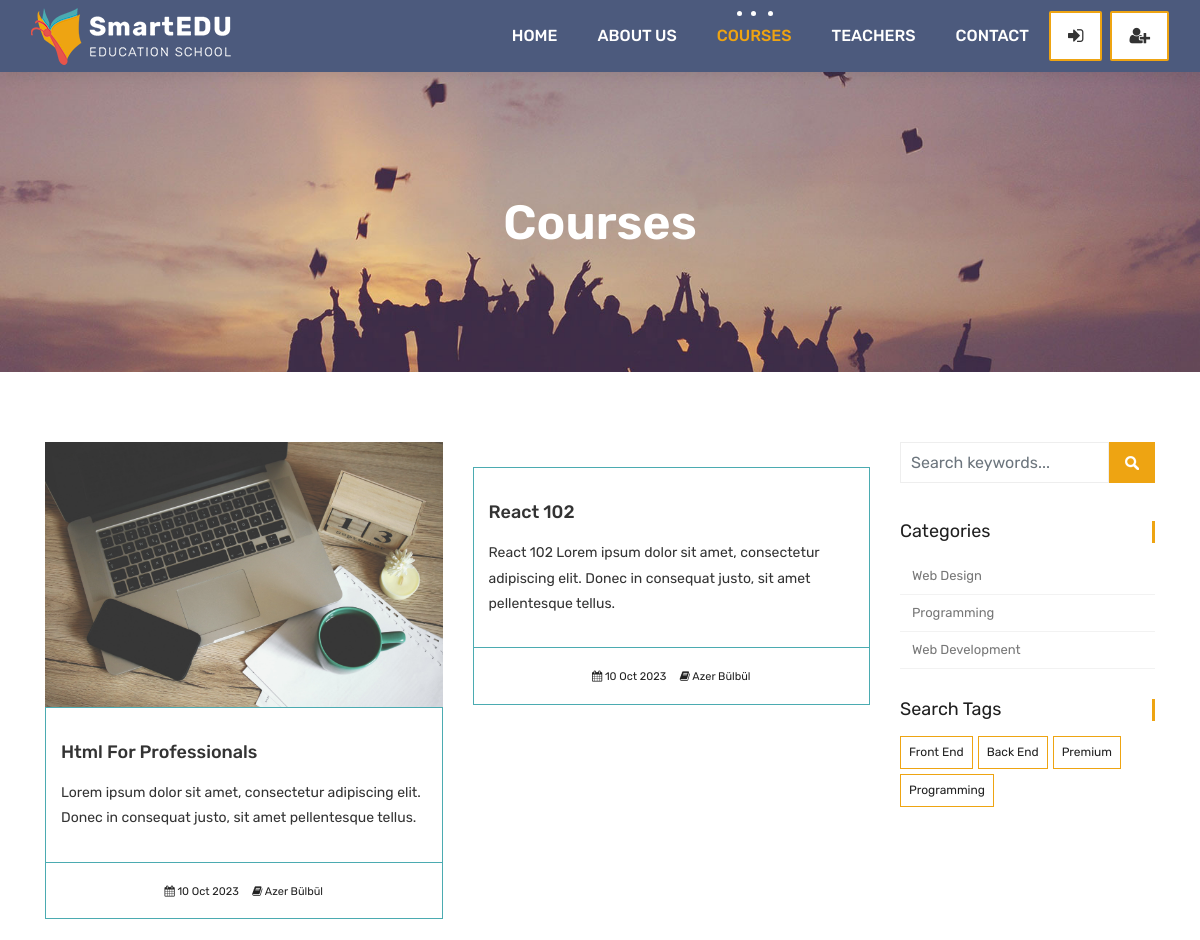
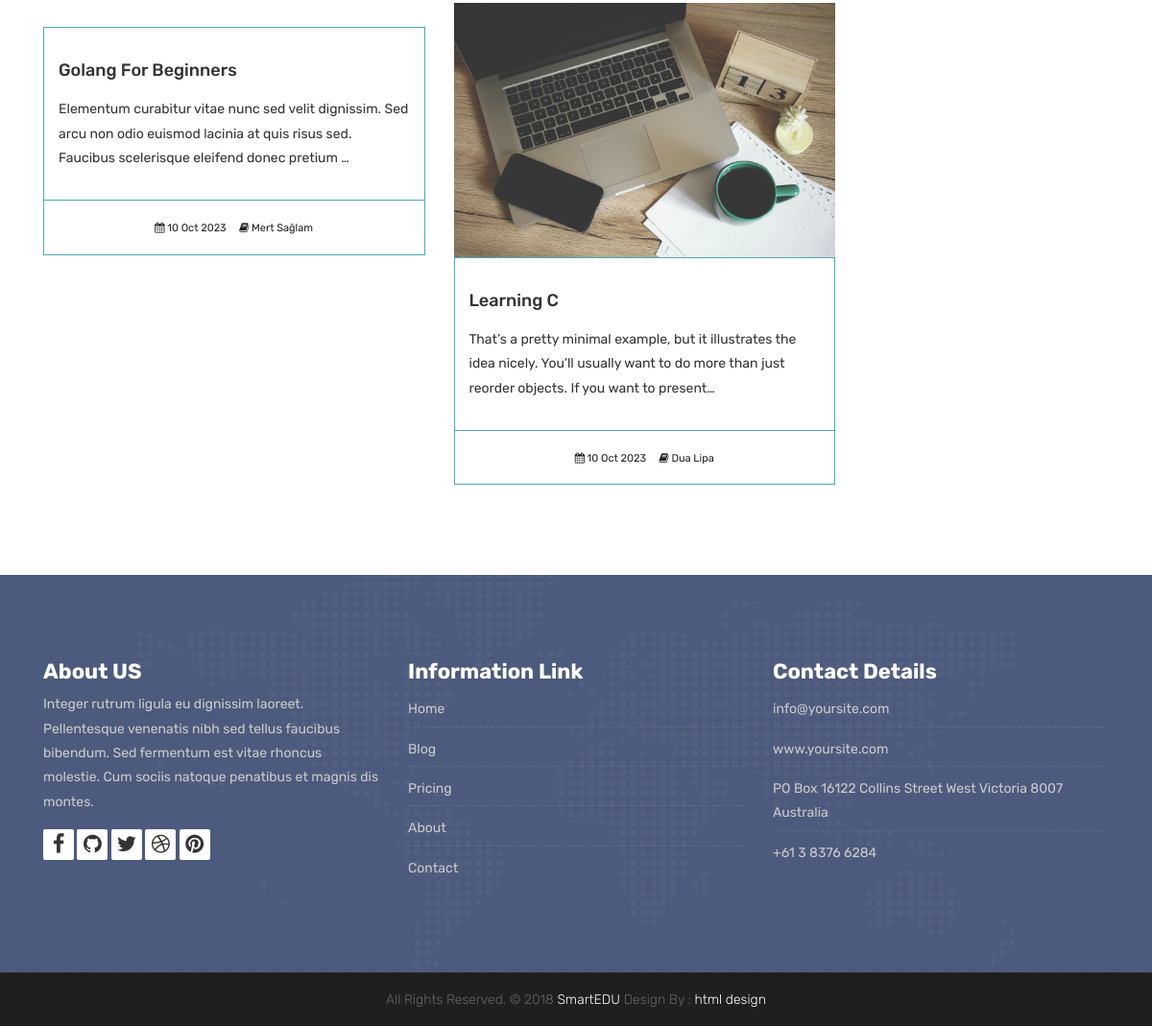
Page /courses/ on the committed database (2 pictures, top to bottom).
### courses/models.py (models this page shows, shortened)
class Course(models.Model):
    teacher = models.ForeignKey(Teacher, null=True, on_delete=models.CASCADE)
    name = models.CharField(max_length=200, unique=True, editable=True)
    category = models.ForeignKey(Category, null=True, on_delete=models.DO_NOTHING)
    tags = models.ManyToManyField(Tag, blank=True, null=True)
    students = models.ManyToManyField(User, blank=True, related_name='courses_joined')
    description = models.TextField(blank=True, null=True, editable=True)
    image = models.ImageField(upload_to="courses/%Y/%m/%d/", default="courses/default_course_image.jpg")
    date = models.DateTimeField(auto_now=True)
    available = models.BooleanField(default=True)

class Category(models.Model):
    name = models.CharField(max_length=50, null=True)
    slug = models.SlugField(max_length=50, unique=True, null=True)

class Tag(models.Model):
    name = models.CharField(max_length=50, null=True)
    slug = models.SlugField(max_length=50, unique=True, null=True)

### teachers/models.py (models this page shows)
class Teacher(models.Model):
    name = models.CharField(max_length=50)
    title = models.CharField(max_length=50)
    description = models.TextField(blank=True)
    image = models.ImageField(upload_to="courses/%Y/%m/%d/")
    facebook = models.URLField(max_length=100, blank=True)
    twitter = models.URLField(max_length=100, blank=True)
    linkedin = models.URLField(max_length=100, blank=True)
    youtube = models.URLField(max_length=100, blank=True)
    def __str__(self):
        return self.name

### courses/views.py (the view)
# urls.py: path('', views.course_list, name='courses'),
def course_list(request, category_slug=None, tag_slug=None):
    category_page = None
    tag_page = None
    categories = Category.objects.all()
    tags =  Tag.objects.all()
    if category_slug != None:
        category_page = get_object_or_404(Category, slug=category_slug)
        courses = Course.objects.filter(available=True, category=category_page)
    elif tag_slug != None:
        tag_page = get_object_or_404(Tag, slug=tag_slug)
        courses = Course.objects.filter(available=True, tags=tag_page)
    else:
         courses = Course.objects.all().order_by('-date')
    context = {
        'courses': courses,
        'categories': categories,
        'tags' : tags
    }
    return render(request, 'courses.html', context)

### templates/courses.html (shortened to what this page needs)
{% extends "partials/_base.html" %}
{% load static %}
{% block content  %}
	<div class="all-title-box">
		<div class="container text-center">
			<h1>Courses</h1>
		</div>
	</div>
    <div id="overviews" class="section wb">
        <div class="container">
            <div class="row">
                <div class="col-lg-9 blog-post-single">
                    <div class="row">
						{% for course in courses %}
                        <div class="col-lg-6 col-md-6 col-12 mb-4">
                            <div class="course-item">
                                <div class="image-blog">
                                    <img src="{{course.image.url}}" alt="" class="img-fluid">
                                </div>
                                <div class="course-br">
                                    <div class="course-title">
                                        <h2><a href="{% url 'course_detail' course.category.slug course.id %}" title="">{{course.name}}</a></h2>
                                    </div>
                                    <div class="course-desc">
                                        <p>{{course.description | truncatechars:150}}</p>
                                    </div>
                                </div>
                                <div class="course-meta-bot">
                                    <ul>
                                        <li><i class="fa fa-calendar" aria-hidden="true"></i> {{course.date|date:"d M Y"}}</li>
                                        <li><i class="fa fa-book" aria-hidden="true"></i> {{course.teacher}}</li>
                                    </ul>
                                </div>
                            </div>
                        </div>
						{% endfor %}
                    </div>
                </div>
				<div class="col-lg-3 col-12 right-single">
					<div class="widget-search">
						<div class="site-search-area">
							<form method="get" id="site-searchform" action="{% url 'search' %}">
								<div>
									<input class="input-text form-control" name="search" placeholder="Search keywords..." type="text">
									<input id="searchsubmit" value="Search" type="submit">
								</div>
							</form>
						</div>
					</div>
					<div class="widget-categories">
						<h3 class="widget-title">Categories</h3>
						<ul>
							{% for category in categories %}
								<li><a href="{% url 'courses_by_category' category.slug %}">{{category.name}}</a></li>
							{% endfor %}
						</ul>
					</div>
					<div class="widget-tags">
						<h3 class="widget-title">Search Tags</h3>
						<ul class="tags">
							{% for tag in tags %}
								<li><a href="{% url 'courses_by_tag' tag.slug %}">{% if tag.slug in request.path %}<b>{{tag.name}}</b>{% else %}{{tag.name}}{% endif %}</a></li>
							{% endfor %}
						</ul>
					</div>
				</div>
            </div>
        </div>
    </div>
    {% endblock %}

### templates/partials/_base.html (shortened to what this page needs)
{% load static %}
<!DOCTYPE html>
<html lang="en">
    <link rel="stylesheet" href="{% static 'css/bootstrap.min.css' %}">
    <link rel="stylesheet" href="{% static 'style.css' %}">
    <link rel="stylesheet" href="{% static 'css/versions.css' %}">
    <link rel="stylesheet" href="{% static 'css/responsive.css' %}">
    <link rel="stylesheet" href="{% static 'css/custom.css' %}">
</head>
<body class="host_version">
	{% include "partials/_navbar.html" %}
    {% block content %}
    {% endblock  %}
    {% include "partials/_footer.html" %}

### templates/partials/_navbar.html (shortened to what this page needs)
	{% load static %}
	<header class="top-navbar">
		<nav class="navbar navbar-expand-lg navbar-light bg-light">
			<div class="container-fluid">
				<a class="navbar-brand" href=" {% url 'index' %}">
					<img src="{% static 'images/logo.png' %}" alt="" />
				</a>
				<div class="collapse navbar-collapse" id="navbars-host">
					<ul class="navbar-nav ml-auto">
						<li class="nav-item {% if '/' == request.path %} active {% endif %}"><a class="nav-link" href="{% url 'index' %}">Home</a></li>
						<li class="nav-item {% if 'about/' in request.path %} active {% endif %}"><a class="nav-link" href="{% url 'about' %}">About Us</a></li>
						<li class="nav-item {% if 'courses/' in request.path %} active {% endif %}"><a class="nav-link" href="{% url 'courses' %}">Courses</a></li>
						<li class="nav-item {% if 'teachers/' in request.path %} active {% endif %}"><a class="nav-link" href="{% url 'teachers' %}">Teachers</a></li>
						<li class="nav-item {% if 'contact/' in request.path %} active {% endif %}"><a class="nav-link" href="{% url 'contact' %}">Contact</a></li>
					</ul>
					<ul class="nav navbar-nav navbar-right">
						{% if user.is_authenticated %}
                        <li><a class="hover-btn-new log orange mr-2" href="{% url 'dashboard' %}"><span>{{user.username}}</span></a></li>
                        <li><a class="hover-btn-new log orange" href="javascript:{document.getElementById('logout').submit()}"><span><i class="fa fa-sign-out"></i></span></a>
							<form action="{% url 'logout' %}" method="POST" id="logout">
								{% csrf_token %}
								<input type="hidden">
							</form>
						</li>
						{% else %}
                        <li><a class="hover-btn-new log orange mr-2" href="{% url 'login' %}"><span><i class="fa fa-sign-in"></i></span></a></li>
                        <li><a class="hover-btn-new log orange" href="{% url 'register' %}"><span><i class="fa fa-user-plus"></i></span></a></li>
						{% endif %}
                    </ul>
				</div>
			</div>
		</nav>
	</header>

### templates/partials/_footer.html (shortened to what this page needs)
{% load static %}
<footer class="footer">
    <div class="container">
        <div class="row">
            <div class="col-lg-4 col-md-4 col-xs-12">
                <div class="widget clearfix">
                    <div class="widget-title">
                        <h3>About US</h3>
                    </div>
                    <p> Integer rutrum ligula eu dignissim laoreet. Pellentesque venenatis nibh sed tellus faucibus bibendum. Sed fermentum est vitae rhoncus molestie. Cum sociis natoque penatibus et magnis dis montes.</p>
                    <div class="footer-right">
                        <ul class="footer-links-soi">
                            <li><a href="#"><i class="fa fa-facebook"></i></a></li>
                            <li><a href="#"><i class="fa fa-github"></i></a></li>
                            <li><a href="#"><i class="fa fa-twitter"></i></a></li>
                            <li><a href="#"><i class="fa fa-dribbble"></i></a></li>
                            <li><a href="#"><i class="fa fa-pinterest"></i></a></li>
                        </ul>
                    </div>
                </div>
            </div>
            <div class="col-lg-4 col-md-4 col-xs-12">
                <div class="widget clearfix">
                    <div class="widget-title">
                        <h3>Information Link</h3>
                    </div>
                    <ul class="footer-links">
                        <li><a href="#">Home</a></li>
                        <li><a href="#">Blog</a></li>
                        <li><a href="#">Pricing</a></li>
                        <li><a href="#">About</a></li>
                        <li><a href="#">Contact</a></li>
                    </ul>
                </div>
            </div>
            <div class="col-lg-4 col-md-4 col-xs-12">
                <div class="widget clearfix">
                    <div class="widget-title">
                        <h3>Contact Details</h3>
                    </div>
                    <ul class="footer-links">
                        <li><a href="mailto:#">info@yoursite.com</a></li>
                        <li><a href="#">www.yoursite.com</a></li>
                        <li>PO Box 16122 Collins Street West Victoria 8007 Australia</li>
                        <li>+61 3 8376 6284</li>
                    </ul>
                </div>
            </div>
        </div>
    </div>
</footer>
<div class="copyrights">
    <div class="container">
        <div class="footer-distributed">
            <div class="footer-center">
                <p class="footer-company-name">All Rights Reserved. &copy; 2018 <a href="#">SmartEDU</a> Design By : <a href="https://html.design/">html design</a></p>
            </div>
        </div>
    </div>
</div>
</body>
</html>

### rows in the picture
Course: image (placeholder picture), name "Html For Professionals", description "Lorem ipsum dolor sit amet, consectetur adipiscing elit. Donec in consequat justo, sit amet pellentesque tellus.", date "10 Oct 2023", teacher "Azer Bülbül"
Course: name "React 102", description "React 102 Lorem ipsum dolor sit amet, consectetur adipiscing elit. Donec in consequat justo, sit amet pellentesque tellus.", date "10 Oct 2023", teacher "Azer Bülbül"
Course: name "Golang For Beginners", description "Elementum curabitur vitae nunc sed velit dignissim. Sed arcu non odio euismod lacinia at quis risus sed. Faucibus scelerisque eleifend donec pretium …", date "10 Oct 2023", teacher "Mert Sağlam"
Course: image (placeholder picture), name "Learning C", description "That’s a pretty minimal example, but it illustrates the idea nicely. You’ll usually want to do more than just reorder objects. If you want to present…", date "10 Oct 2023", teacher "Dua Lipa"
Category: name "Web Design"
Category: name "Programming"
Category: name "Web Development"
Tag: name "Front End"
Tag: name "Back End"
Tag: name "Premium"
Tag: name "Programming"
